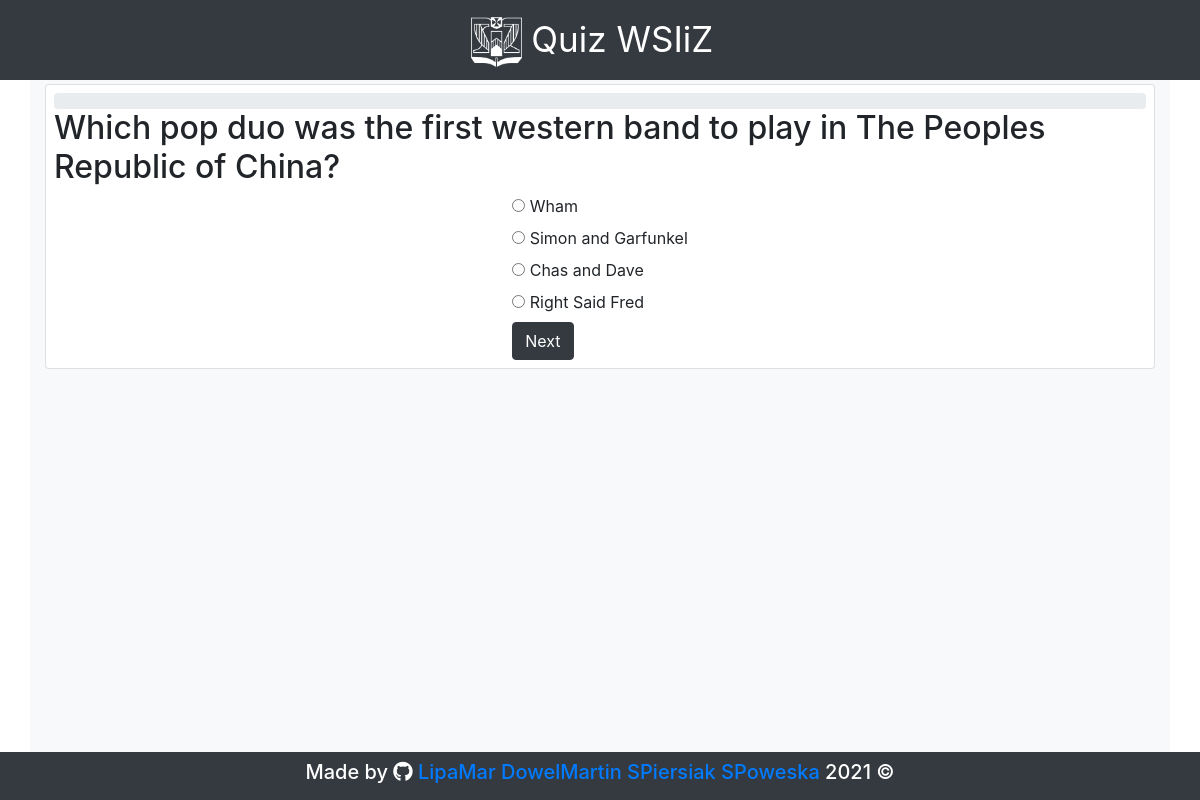
/1/1/, run on the app's committed database.
### quiz_app/models.py (models this page shows, shortened)
class Question(models.Model):
    quiz = models.ForeignKey(Quiz, on_delete=models.CASCADE)
    question_text = models.CharField(max_length=300)
    question_num = models.IntegerField(default=0)

class Choice(models.Model):
    question = models.ForeignKey(Question, on_delete=models.CASCADE)
    choice_text = models.CharField(max_length=300)
    correct = models.BooleanField(default=False)

### quiz_app/views.py (the view)
# urls.py: path('<int:quiz_id>/<int:question_id>/', views.single_question_page, name='single_question_page'),
def single_question_page(request, quiz_id, question_id):
    quiz = get_object_or_404(Quiz, pk=quiz_id)
    current_question = quiz.question_set.get(question_num=question_id)
    total = len(quiz.question_set.all())
    percent = ((current_question.question_num - 1)/total)*100
    next_or_submit = "Next"
    last_question_check = False
    if question_id == (len(quiz.question_set.all())):
        last_question_check = True
        next_or_submit = "Submit"
    next_question_id = question_id + 1
    all_choices = current_question.choice_set.all()
    context = {
        'current_question': current_question,
        'all_choices': all_choices,
        'quiz': quiz,
        'next_question_id': next_question_id,
        'last_question_check': last_question_check,
        'next_or_submit': next_or_submit,
        'total': total,
        'percent': percent
    }
    return render(request, 'single_question_page.html', context)

### quiz_app/templates/single_question_page.html (shortened to what this page needs)
{% extends "base.html" %}
{% block body %}
    <div>
        <div class="card p-2">
            <div class="progress">
            </div>
            <h2>{{ current_question.question_text }}</h2>
            <div class="d-flex justify-content-center">
                <form action="{% url 'quiz:vote' quiz.id current_question.question_num %}" method="post">
                    {% for x in current_question.choice_set.all %}
                        <input type="radio" name="choice" id="choice{{ forloop.counter }}" value="{{ x.id }}">
                        <label for="choice{{ forloop.counter }}">{{ x.choice_text }}</label>
                        <br>
                    {% endfor %}
                    <input class="btn btn-dark" type="submit" value={{ next_or_submit }}>
                </form>
            </div>
        </div>
    </div>
{% endblock %}

### quiz_app/static/quiz_app/style.css (style rules this page uses)
html, body { height: 100%; }

### data on the page
Question: question_text "Which pop duo was the first western band to play in The Peoples Republic of China?"
Choice: choice_text "Wham"
Choice: choice_text "Simon and Garfunkel"
Choice: choice_text "Chas and Dave"
Choice: choice_text "Right Said Fred"
